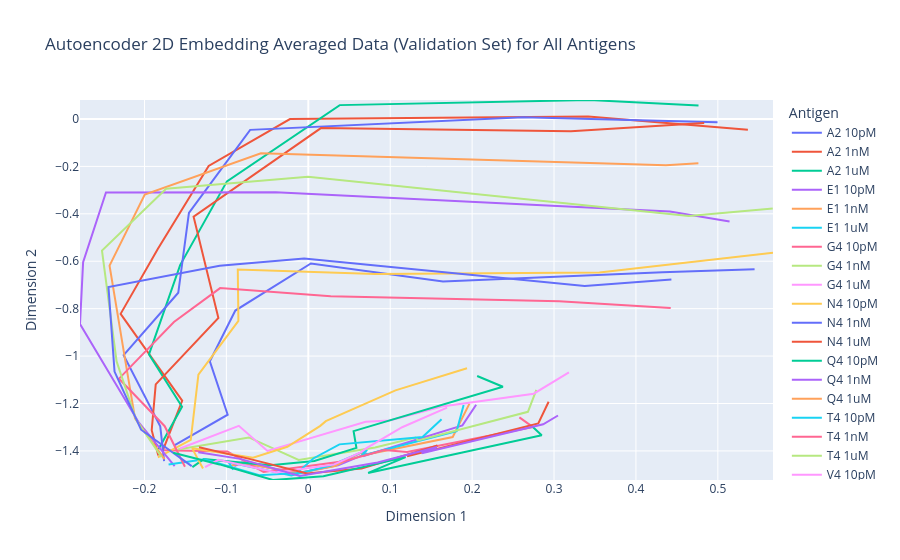

Notebook cell for this chart:
### Code cell
#add extra column that is a combination of antigen and concentration
get_2d_line_plot(grouped,"Autoencoder 2D Embedding Averaged Data (Validation Set) for All Antigens",color="Antigen-Concentration")

### Figure 1 — Plotly figure (JSON) as saved in the notebook; plotly's stock layout.template omitted (floating-point values rounded to 4 significant figures)
{"data": [{"hovertemplate": "Antigen-Concentration=A2 10pM<br>Dimension 1=%{x}<br>Dimension 2=%{y}<extra></extra>", "legendgroup": "A2 10pM", "line": {"color": "#636efa", "dash": "solid"}, "marker": {"size": 4, "symbol": "circle"}, "mode": "lines", "name": "A2 10pM", "orientation": "v", "showlegend": true, "type": "scatter", "x": [-0.163, -0.09842, -0.1202, -0.0891, 0.003171, 0.1645, 0.4326, 0.5448], "xaxis": "x", "y": [-1.376, -1.247, -1.022, -0.8079, -0.6093, -0.6859, -0.6459, -0.6342], "yaxis": "y"}, {"hovertemplate": "Antigen-Concentration=A2 1nM<br>Dimension 1=%{x}<br>Dimension 2=%{y}<extra></extra>", "legendgroup": "A2 1nM", "line": {"color": "#EF553B", "dash": "solid"}, "marker": {"size": 4, "symbol": "circle"}, "mode": "lines", "name": "A2 1nM", "orientation": "v", "showlegend": true, "type": "scatter", "x": [-0.1778, -0.1539, -0.2291, -0.1837, -0.1216, -0.02236, 0.3417, 0.5367], "xaxis": "x", "y": [-1.4, -1.188, -0.8218, -0.5488, -0.198, -0.0004645, 0.01083, -0.04499], "yaxis": "y"}, {"hovertemplate": "Antigen-Concentration=A2 1uM<br>Dimension 1=%{x}<br>Dimension 2=%{y}<extra></extra>", "legendgroup": "A2 1uM", "line": {"color": "#00cc96", "dash": "solid"}, "marker": {"size": 4, "symbol": "circle"}, "mode": "lines", "name": "A2 1uM", "orientation": "v", "showlegend": true, "type": "scatter", "x": [-0.1829, -0.1542, -0.1945, -0.1565, -0.09933, 0.03839, 0.3433, 0.4764], "xaxis": "x", "y": [-1.393, -1.214, -0.9929, -0.6161, -0.2631, 0.05848, 0.08007, 0.05667], "yaxis": "y"}, {"hovertemplate": "Antigen-Concentration=E1 10pM<br>Dimension 1=%{x}<br>Dimension 2=%{y}<extra></extra>", "legendgroup": "E1 10pM", "line": {"color": "#ab63fa", "dash": "solid"}, "marker": {"size": 4, "symbol": "circle"}, "mode": "lines", "name": "E1 10pM", "orientation": "v", "showlegend": true, "type": "scatter", "x": [-0.09035, -0.08092, -0.01285, 0.03643, 0.07146, 0.06639, 0.1881, 0.2049], "xaxis": "x", "y": [-1.464, -1.45, -1.493, -1.461, -1.411, -1.423, -1.292, -1.205], "yaxis": "y"}, {"hovertemplate": "Antigen-Concentration=E1 1nM<br>Dimension 1=%{x}<br>Dimension 2=%{y}<extra></extra>", "legendgroup": "E1 1nM", "line": {"color": "#FFA15A", "dash": "solid"}, "marker": {"size": 4, "symbol": "circle"}, "mode": "lines", "name": "E1 1nM", "orientation": "v", "showlegend": true, "type": "scatter", "x": [-0.09901, -0.07946, -0.01269, 0.03249, 0.06638, 0.06561, 0.1763, 0.1967], "xaxis": "x", "y": [-1.466, -1.451, -1.495, -1.464, -1.404, -1.419, -1.341, -1.2], "yaxis": "y"}, {"hovertemplate": "Antigen-Concentration=E1 1uM<br>Dimension 1=%{x}<br>Dimension 2=%{y}<extra></extra>", "legendgroup": "E1 1uM", "line": {"color": "#19d3f3", "dash": "solid"}, "marker": {"size": 4, "symbol": "circle"}, "mode": "lines", "name": "E1 1uM", "orientation": "v", "showlegend": true, "type": "scatter", "x": [-0.09177, -0.09726, -0.02075, 0.02742, 0.07189, 0.06497, 0.1811, 0.1896], "xaxis": "x", "y": [-1.48, -1.448, -1.504, -1.462, -1.396, -1.42, -1.317, -1.206], "yaxis": "y"}, {"hovertemplate": "Antigen-Concentration=G4 10pM<br>Dimension 1=%{x}<br>Dimension 2=%{y}<extra></extra>", "legendgroup": "G4 10pM", "line": {"color": "#FF6692", "dash": "solid"}, "marker": {"size": 4, "symbol": "circle"}, "mode": "lines", "name": "G4 10pM", "orientation": "v", "showlegend": true, "type": "scatter", "x": [-0.1788, -0.09877, -0.05465, 0.04331, 0.09266, 0.1205, 0.2743, 0.2577], "xaxis": "x", "y": [-1.397, -1.402, -1.489, -1.443, -1.396, -1.404, -1.299, -1.258], "yaxis": "y"}, {"hovertemplate": "Antigen-Concentration=G4 1nM<br>Dimension 1=%{x}<br>Dimension 2=%{y}<extra></extra>", "legendgroup": "G4 1nM", "line": {"color": "#B6E880", "dash": "solid"}, "marker": {"size": 4, "symbol": "circle"}, "mode": "lines", "name": "G4 1nM", "orientation": "v", "showlegend": true, "type": "scatter", "x": [-0.1594, -0.0726, -0.01175, 0.08154, 0.131, 0.1341, 0.2681, 0.2784], "xaxis": "x", "y": [-1.394, -1.343, -1.438, -1.385, -1.344, -1.356, -1.235, -1.142], "yaxis": "y"}, {"hovertemplate": "Antigen-Concentration=G4 1uM<br>Dimension 1=%{x}<br>Dimension 2=%{y}<extra></extra>", "legendgroup": "G4 1uM", "line": {"color": "#FF97FF", "dash": "solid"}, "marker": {"size": 4, "symbol": "circle"}, "mode": "lines", "name": "G4 1uM", "orientation": "v", "showlegend": true, "type": "scatter", "x": [-0.1566, -0.08482, -0.04985, 0.07007, 0.09924, 0.163, 0.2752, 0.3182], "xaxis": "x", "y": [-1.39, -1.294, -1.4, -1.277, -1.272, -1.213, -1.159, -1.069], "yaxis": "y"}, {"hovertemplate": "Antigen-Concentration=N4 10pM<br>Dimension 1=%{x}<br>Dimension 2=%{y}<extra></extra>", "legendgroup": "N4 10pM", "line": {"color": "#FECB52", "dash": "solid"}, "marker": {"size": 4, "symbol": "circle"}, "mode": "lines", "name": "N4 10pM", "orientation": "v", "showlegend": true, "type": "scatter", "x": [-0.1837, -0.1435, -0.1342, -0.08534, -0.08608, 0.08202, 0.3553, 0.5673], "xaxis": "x", "y": [-1.427, -1.353, -1.078, -0.8517, -0.6347, -0.6543, -0.6473, -0.5643], "yaxis": "y"}, {"hovertemplate": "Antigen-Concentration=N4 1nM<br>Dimension 1=%{x}<br>Dimension 2=%{y}<extra></extra>", "legendgroup": "N4 1nM", "line": {"color": "#636efa", "dash": "solid"}, "marker": {"size": 4, "symbol": "circle"}, "mode": "lines", "name": "N4 1nM", "orientation": "v", "showlegend": true, "type": "scatter", "x": [-0.176, -0.1807, -0.2255, -0.1588, -0.1457, -0.07099, 0.262, 0.4996], "xaxis": "x", "y": [-1.443, -1.296, -0.9958, -0.733, -0.3963, -0.04589, 0.007689, -0.01331], "yaxis": "y"}, {"hovertemplate": "Antigen-Concentration=N4 1uM<br>Dimension 1=%{x}<br>Dimension 2=%{y}<extra></extra>", "legendgroup": "N4 1uM", "line": {"color": "#EF553B", "dash": "solid"}, "marker": {"size": 4, "symbol": "circle"}, "mode": "lines", "name": "N4 1uM", "orientation": "v", "showlegend": true, "type": "scatter", "x": [-0.1831, -0.1912, -0.1863, -0.1098, -0.14, 0.01541, 0.3207, 0.4833], "xaxis": "x", "y": [-1.419, -1.312, -1.119, -0.8396, -0.4118, -0.03851, -0.0517, -0.01724], "yaxis": "y"}, {"hovertemplate": "Antigen-Concentration=Q4 10pM<br>Dimension 1=%{x}<br>Dimension 2=%{y}<extra></extra>", "legendgroup": "Q4 10pM", "line": {"color": "#00cc96", "dash": "solid"}, "marker": {"size": 4, "symbol": "circle"}, "mode": "lines", "name": "Q4 10pM", "orientation": "v", "showlegend": true, "type": "scatter", "x": [-0.1415, -0.1275, -0.04645, 0.007417, 0.05873, 0.05529, 0.2376, 0.2062], "xaxis": "x", "y": [-1.468, -1.435, -1.461, -1.442, -1.387, -1.317, -1.13, -1.084], "yaxis": "y"}, {"hovertemplate": "Antigen-Concentration=Q4 1nM<br>Dimension 1=%{x}<br>Dimension 2=%{y}<extra></extra>", "legendgroup": "Q4 1nM", "line": {"color": "#ab63fa", "dash": "solid"}, "marker": {"size": 4, "symbol": "circle"}, "mode": "lines", "name": "Q4 1nM", "orientation": "v", "showlegend": true, "type": "scatter", "x": [-0.1632, -0.2068, -0.2787, -0.2749, -0.247, -0.03977, 0.4415, 0.5143], "xaxis": "x", "y": [-1.464, -1.281, -0.8647, -0.6041, -0.3101, -0.3095, -0.3906, -0.4323], "yaxis": "y"}, {"hovertemplate": "Antigen-Concentration=Q4 1uM<br>Dimension 1=%{x}<br>Dimension 2=%{y}<extra></extra>", "legendgroup": "Q4 1uM", "line": {"color": "#FFA15A", "dash": "solid"}, "marker": {"size": 4, "symbol": "circle"}, "mode": "lines", "name": "Q4 1uM", "orientation": "v", "showlegend": true, "type": "scatter", "x": [-0.1755, -0.2116, -0.2238, -0.2426, -0.1996, -0.05785, 0.4366, 0.4763], "xaxis": "x", "y": [-1.435, -1.262, -1.011, -0.6186, -0.3188, -0.1446, -0.1949, -0.1864], "yaxis": "y"}, {"hovertemplate": "Antigen-Concentration=T4 10pM<br>Dimension 1=%{x}<br>Dimension 2=%{y}<extra></extra>", "legendgroup": "T4 10pM", "line": {"color": "#19d3f3", "dash": "solid"}, "marker": {"size": 4, "symbol": "circle"}, "mode": "lines", "name": "T4 10pM", "orientation": "v", "showlegend": true, "type": "scatter", "x": [-0.1706, -0.1267, -0.05993, -0.0139, 0.006112, 0.03801, 0.1395, 0.1627], "xaxis": "x", "y": [-1.457, -1.435, -1.503, -1.494, -1.432, -1.372, -1.341, -1.267], "yaxis": "y"}, {"hovertemplate": "Antigen-Concentration=T4 1nM<br>Dimension 1=%{x}<br>Dimension 2=%{y}<extra></extra>", "legendgroup": "T4 1nM", "line": {"color": "#FF6692", "dash": "solid"}, "marker": {"size": 4, "symbol": "circle"}, "mode": "lines", "name": "T4 1nM", "orientation": "v", "showlegend": true, "type": "scatter", "x": [-0.1506, -0.1753, -0.2311, -0.164, -0.1077, 0.0274, 0.3061, 0.4424], "xaxis": "x", "y": [-1.467, -1.296, -1.095, -0.8561, -0.7132, -0.7474, -0.7687, -0.7974], "yaxis": "y"}, {"hovertemplate": "Antigen-Concentration=T4 1uM<br>Dimension 1=%{x}<br>Dimension 2=%{y}<extra></extra>", "legendgroup": "T4 1uM", "line": {"color": "#B6E880", "dash": "solid"}, "marker": {"size": 4, "symbol": "circle"}, "mode": "lines", "name": "T4 1uM", "orientation": "v", "showlegend": true, "type": "scatter", "x": [-0.1791, -0.2101, -0.234, -0.2519, -0.1736, -0.0003915, 0.4645, 0.567], "xaxis": "x", "y": [-1.427, -1.268, -1.022, -0.5549, -0.2946, -0.2433, -0.409, -0.3778], "yaxis": "y"}, {"hovertemplate": "Antigen-Concentration=V4 10pM<br>Dimension 1=%{x}<br>Dimension 2=%{y}<extra></extra>", "legendgroup": "V4 10pM", "line": {"color": "#FF97FF", "dash": "solid"}, "marker": {"size": 4, "symbol": "circle"}, "mode": "lines", "name": "V4 10pM", "orientation": "v", "showlegend": true, "type": "scatter", "x": [-0.1259, -0.1099, -0.03869, 0.03104, 0.06519, 0.07055, 0.1146, 0.1694], "xaxis": "x", "y": [-1.468, -1.437, -1.491, -1.458, -1.404, -1.389, -1.3, -1.217], "yaxis": "y"}, {"hovertemplate": "Antigen-Concentration=V4 1nM<br>Dimension 1=%{x}<br>Dimension 2=%{y}<extra></extra>", "legendgroup": "V4 1nM", "line": {"color": "#FECB52", "dash": "solid"}, "marker": {"size": 4, "symbol": "circle"}, "mode": "lines", "name": "V4 1nM", "orientation": "v", "showlegend": true, "type": "scatter", "x": [-0.1286, -0.1418, -0.0675, -0.02556, 0.01465, 0.02137, 0.1064, 0.1938], "xaxis": "x", "y": [-1.474, -1.389, -1.428, -1.383, -1.294, -1.275, -1.145, -1.051], "yaxis": "y"}, {"hovertemplate": "Antigen-Concentration=V4 1uM<br>Dimension 1=%{x}<br>Dimension 2=%{y}<extra></extra>", "legendgroup": "V4 1uM", "line": {"color": "#636efa", "dash": "solid"}, "marker": {"size": 4, "symbol": "circle"}, "mode": "lines", "name": "V4 1uM", "orientation": "v", "showlegend": true, "type": "scatter", "x": [-0.1424, -0.2042, -0.2366, -0.2439, -0.1082, -0.005063, 0.3375, 0.4433], "xaxis": "x", "y": [-1.464, -1.311, -1.066, -0.7089, -0.6194, -0.5884, -0.7045, -0.677], "yaxis": "y"}, {"hovertemplate": "Antigen-Concentration=null 10pM<br>Dimension 1=%{x}<br>Dimension 2=%{y}<extra></extra>", "legendgroup": "null 10pM", "line": {"color": "#EF553B", "dash": "solid"}, "marker": {"size": 4, "symbol": "circle"}, "mode": "lines", "name": "null 10pM", "orientation": "v", "showlegend": true, "type": "scatter", "x": [-0.1334, -0.07197, -0.00169, 0.06506, 0.1576, 0.1206, 0.2808, 0.2934], "xaxis": "x", "y": [-1.385, -1.433, -1.495, -1.475, -1.377, -1.423, -1.284, -1.193], "yaxis": "y"}, {"hovertemplate": "Antigen-Concentration=null 1nM<br>Dimension 1=%{x}<br>Dimension 2=%{y}<extra></extra>", "legendgroup": "null 1nM", "line": {"color": "#00cc96", "dash": "solid"}, "marker": {"size": 4, "symbol": "circle"}, "mode": "lines", "name": "null 1nM", "orientation": "v", "showlegend": true, "type": "scatter", "x": [-0.1649, -0.1084, -0.04325, 0.01841, 0.1188, 0.07305, 0.285, 0.2738], "xaxis": "x", "y": [-1.407, -1.457, -1.523, -1.507, -1.426, -1.493, -1.334, -1.298], "yaxis": "y"}, {"hovertemplate": "Antigen-Concentration=null 1uM<br>Dimension 1=%{x}<br>Dimension 2=%{y}<extra></extra>", "legendgroup": "null 1uM", "line": {"color": "#ab63fa", "dash": "solid"}, "marker": {"size": 4, "symbol": "circle"}, "mode": "lines", "name": "null 1uM", "orientation": "v", "showlegend": true, "type": "scatter", "x": [-0.1343, -0.0831, -0.01046, 0.08466, 0.1571, 0.1384, 0.2868, 0.3049], "xaxis": "x", "y": [-1.406, -1.434, -1.505, -1.449, -1.384, -1.41, -1.288, -1.251], "yaxis": "y"}], "layout": {"legend": {"title": {"text": "Antigen"}, "tracegroupgap": 0}, "title": {"text": "Autoencoder 2D Embedding Averaged Data (Validation Set) for All Antigens"}, "xaxis": {"anchor": "y", "domain": [0, 1], "range": [-0.2787, 0.5673], "title": {"text": "Dimension 1"}}, "yaxis": {"anchor": "x", "domain": [0, 1], "range": [-1.523, 0.08007], "title": {"text": "Dimension 2"}}}}
